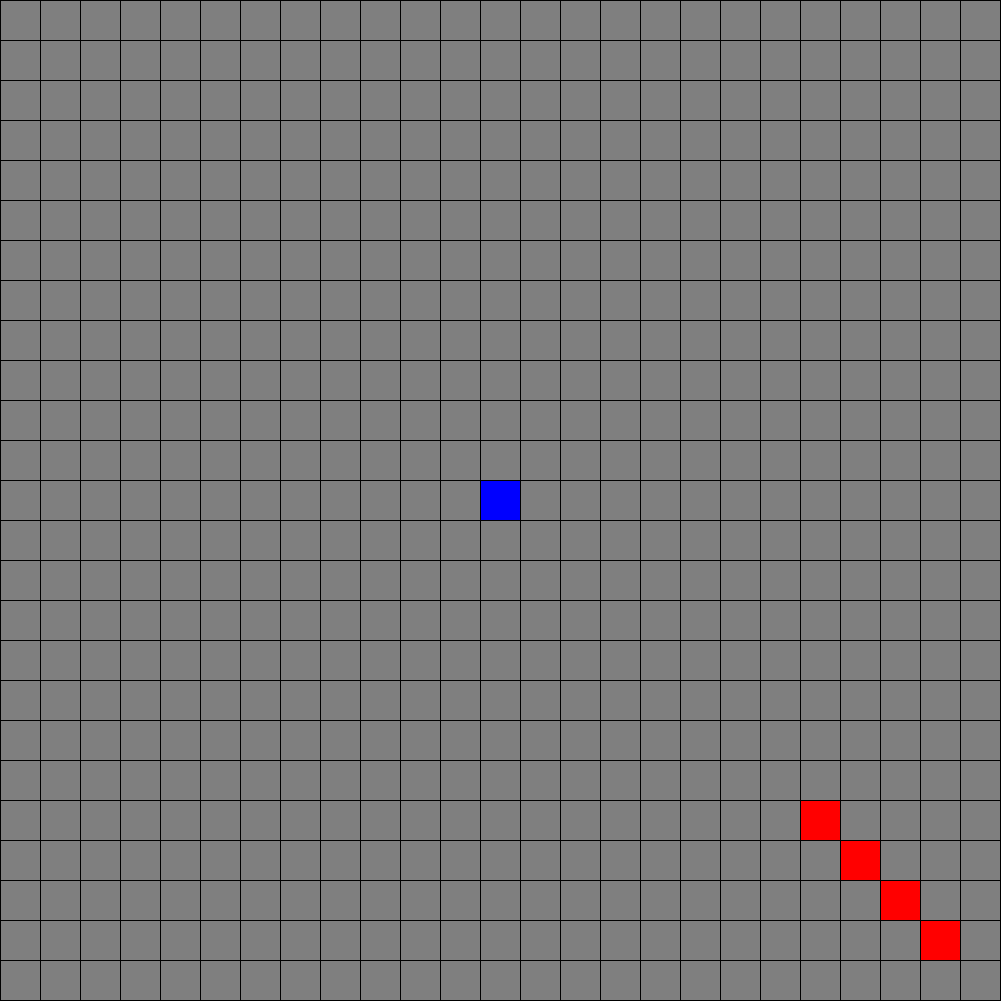
Frame 1 (no input)
Frame 60 (the mouse pressed at the canvas centre just before this capture): identical to frame 1, image omitted
Frame 120 (the mouse held since frame 60 and released just before this capture): identical to frame 1, image omitted

The Processing sketch that drew this single still picture (run headless with seeded random() and noise(); from frame 60 on, the mouse is pressed at the canvas centre):

// Processing sketch: SP1_F2021
// ── SP1_F2021.pde
/* Grid Game */

/* debug */
Boolean debug = true;


/* Grid size */
int size = 40;
int[][] grid = new int[25][25];

/* Game logic */
int amountOfEnemies = 4;


/* Arrays */
Player player;
Enemy[] enemies = new Enemy[amountOfEnemies];



void setup() {
    size(1001, 1001);
    player = new Player(12, 12);                        // player starts in "middle" of grid
    
    for (int i = 0; i < enemies.length; i++) {          // create the enemies
      enemies[i] = new Enemy(20 + i, 20 + i, player);   // CHANGE THIS to algo at some point
    }
}

void draw() {
    clearBoard();
    updateEntities();
    drawBoard();    
}



void clearBoard() {
    for (int x = 0; x < grid.length; x++) {
        for (int y = 0; y < grid[0].length; y++) {
            grid[x][y] = 0;
        }
    }
}

void updateEntities() {
    grid[player.x][player.y] = player.type;
    player.takeDamage();   
    
    for (int i = 0; i < enemies.length; i++) {
      grid[enemies[i].x][enemies[i].y] = enemies[i].type;
    }
}

void drawBoard() {
    for (int x = 0; x < grid.length; x++) {
        for (int y = 0; y < grid[0].length; y++) {
            fill(getColorFromType(grid[x][y]));
            
            rect(x * size, y * size, size, size);
        }
    }
}




color getColorFromType(int type) {
    color c = color(255);
    switch(type) {
        case 0: 
            c = color(127);
            break;
        case 1: 
            c = color(255,0,0);
            break;
        case 2: 
            c = color(0, 255, 0);
            break;
        case 3: 
            c = color(0,0,255);
            break;
        case 4: 
            c = color (0,255,255);
            break; 
    }    
    return c; 
}


void keyPressed() {
    if(key == 'w') player.y--;   // move up
    if(key == 'a') player.x--;   // move left   
    if(key == 's') player.y++;   // move down
    if(key == 'd') player.x++;   // moev right
    if(key == 'z') debugging();
}


void debugging() {
  if (debug) printIntArray(grid);
}


void printIntArray(int[][] arr) 
{
    println("");
    println("");
    println("");
    for (int x = 0; x < arr.length; x++)
    {
        for (int y = 0; y < arr[0].length; y++) 
        {

            print(arr[x][y] + ", ");
            
        }
        println();
    }
}

// ── Enemy.pde
class Enemy
{
    int x; 
    int y; 
    int type = 1; 
    Player player;

    Enemy(int x, int y, Player player)
    {
        this.x = x;
        this.y = y;
        this.player = player;
    }

    void RandomStartPosition() {
            
    }

    void MoveTowardsPlayer()
    {
      
        int xDistance = Math.abs(player.x - x);
        int yDistance = Math.abs(player.y - y);

        // random chance (~25% chance) for at enemy flytter sig i en tilfældig retning. 

        if (xDistance > yDistance)
        {
            // opdatér x værdi til at rykke ét felt nærmere playeren!
        } 
        else
        {
            // opdatér y værdi til at rykke ét felt nærmere playeren!
        }
    }
}

// ── Player.pde
class Player
{
    int x; 
    int y; 
    int type = 3; 
    int health; 
    
    Player(int x, int y)
    {
        this.x = x;
        this.y = y;
        health = 100;
    }
    
        
    void takeDamage()
    {
        health--;    
    }
}
